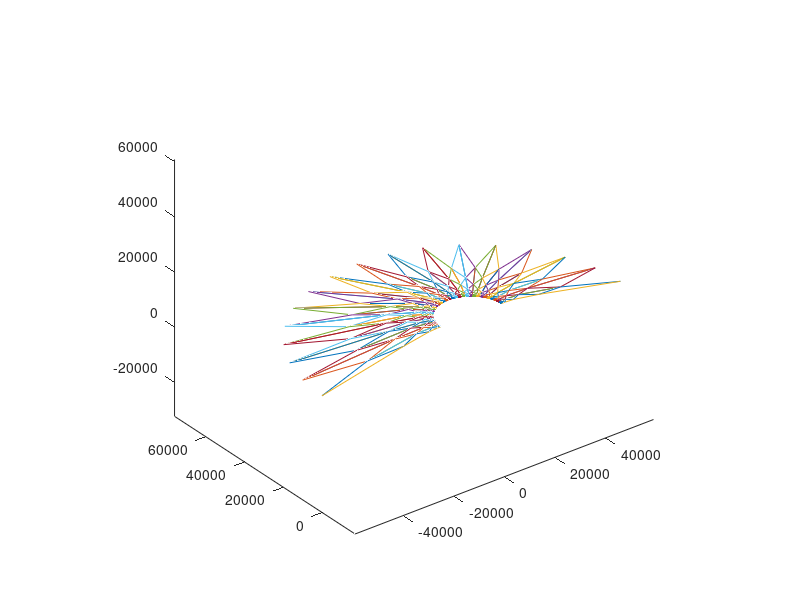

Recreate this plot in MATLAB.
clear

%USER INPUTS
height1=18500;                                                            %height near base
height2=10000;                                                            %height at circumference
radius=59000;
fanAng=pi;                                                                %Angle that the structure fans out to
memBeg=12000;                                                             %Distance from centre where elements stop being generated

%GA PARAMETERS
segNo=2*randi([2 30]); segAng=fanAng/segNo;                               %Number of radial segments, even number
memNo=2*randi([2 15]); nodNo=memNo+1;                                     %Number of ziggzagging members per segment
spread=rand(1);                                                           %How are the members spread. Number from 0 to 1

%INITIAL XY-COORDS
memMag(1)=(radius*sin(segAng))/sin(segAng+(pi-segAng)*spread);
for k=2:memNo
    memMag(k)=(memMag(k-1)*sin((pi-segAng)*spread))/sin((pi-segAng)*spread+segAng);
end
x(1)=-radius;                                                            
y(1)=0;
for k=2:nodNo                                                                
    if floor(k/2)==k/2,                                                    
        x(k)=x(k-1)+(memMag(k-1)*cos((pi-segAng)*spread));
        y(k)=y(k-1)+(memMag(k-1)*sin((pi-segAng)*spread));
    else                                                                  
        x(k)=x(k-1)+memMag(k-1)*cos(segAng+(pi-segAng)*spread);
        y(k)=0;
    end
end

%XY-COORD SHIFT
for k=1:2:nodNo
    xs(k)=-radius+(radius-memBeg)*((x(k)+radius)/(x(nodNo)+radius));
    ys(k)=0;
end
for k=2:2:nodNo-1
    xs(k)=-radius*cos(segAng)+(radius-memBeg)*cos(segAng)*((x(k)+radius*cos(segAng))/(x(nodNo)*cos(segAng)+radius*cos(segAng)));
    ys(k)=-xs(k)*tan(segAng);
end
XY =[xs' ys'];

% %2D PLOT SEGMENT
% clf;
% axis equal;
% hold all;
% plot(XY(1:end,1),XY(1:end,2));
% plot(XY(1:2:end,1),XY(1:2:end,2));
% plot(XY(2:2:end,1),XY(2:2:end,2));
% %plot([-radius 0] , [radius*tan(segAng) 0]);
% % plot([0 x(1)],[0 y(1)]);
% % plot([0 x(2)],[0 y(2)]);

% %2D PLOT WHOLE
% rot = [cos(2*segAng), sin(2*segAng); -sin(2*segAng), cos(2*segAng)];
% for k = 1:nodNo                                                          
%     if floor(k / 2) == k / 2,                                            
%         XYmir(k,:) = XY(k,:);
%     else                                                               
%         XYmir(k,:) = rot * XY(k,:)';
%     end
% end
% clf
% hold all
% for k=1:segNo/2
%     rot=[cos(2*segAng*(k-1)) -sin(2*segAng*(k-1)); sin(2*segAng*(k-1)) cos(2*segAng*(k-1))];
%     XY0=[XY * rot];
%     XYmir0=[XYmir * rot];
%    
%     plot(XY0(:,1),XY0(:,2));                                         
%     plot(XYmir0(:,1),XYmir0(:,2));                                   
%      
%     plot(XY0(1:2:end,1),XY0(1:2:end,2));                                         
%     plot(XYmir0(1:2:end,1),XYmir0(1:2:end,2));
%      
%     plot(XY0(2:2:end,1),XY0(2:2:end,2));                                         
%     plot(XYmir0(2:2:end,1),XYmir0(2:2:end,2));
% end
% axis equal

%Z-COORDINATES
for k=1:nodNo
    if floor(k/2)==k/2                                               
        curveX(k)=-XY(k,1)*cos(segAng);
    else                                                                   
        curveX(k)=-XY(k,1);
    end
    z(k)=((height1-height2)/2)*cos((-pi*(xs(nodNo)+curveX(k)))/(xs(nodNo)-xs(1)))+((height1+height2)/2);
end
XYZ = [xs', ys', z'];
% %2D PLOT SEGMENT
% clf;
% axis equal;
% hold all;
% plot(XY(1:end,1),XY(1:end,2));
% plot(XY(1:2:end,1),XY(1:2:end,2));
% plot(XY(2:2:end,1),XY(2:2:end,2));
% %plot([-radius 0] , [radius*tan(segAng) 0]);
% % plot([0 x(1)],[0 y(1)]);
% % plot([0 x(2)],[0 y(2)]);

%3D PLOT WHOLE
rot = [cos(2*segAng), sin(2*segAng), 0; -sin(2*segAng), cos(2*segAng), 0; 0 0 1];
for k = 1:nodNo                                                         
    if floor(k / 2) == k / 2,                                             
        XYZmir(k,:) = XYZ(k,:);
    else                                                                  
        XYZmir(k,:) = rot * XYZ(k,:)';
    end
end
clf
hold all
for k=1:segNo/2
    rot=[cos(2*segAng*(k-1)) -sin(2*segAng*(k-1)) 0; sin(2*segAng*(k-1)) cos(2*segAng*(k-1)) 0; 0 0 1];

    XYZ0=[XYZ * rot];
    XYZmir0=[XYZmir * rot];
   
    plot3(XYZ0(:,1),XYZ0(:,2),XYZ0(:,3));                                         
    plot3(XYZmir0(:,1),XYZmir0(:,2),XYZmir0(:,3));                                   
     
    plot3(XYZ0(1:2:end,1),XYZ0(1:2:end,2),XYZ0(1:2:end,3));                                         
    plot3(XYZmir0(1:2:end,1),XYZmir0(1:2:end,2),XYZmir0(1:2:end,3));
     
    plot3(XYZ0(2:2:end,1),XYZ0(2:2:end,2),XYZ0(2:2:end,3));                                         
    plot3(XYZmir0(2:2:end,1),XYZmir0(2:2:end,2),XYZmir0(2:2:end,3));
end
axis equal
view(3);